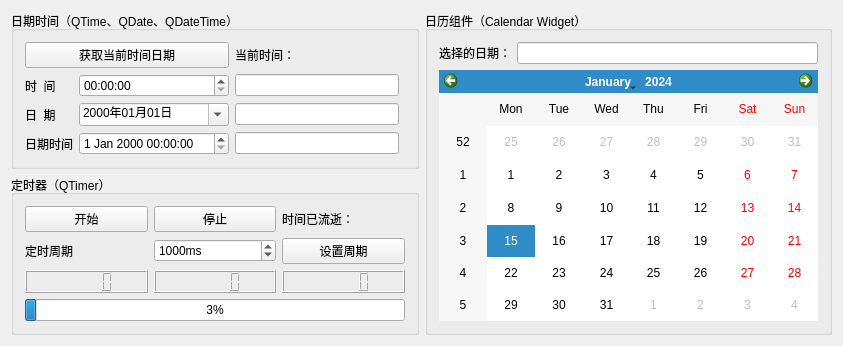
<?xml version="1.0" encoding="UTF-8"?>
<ui version="4.0">
 <class>ExDateTime</class>
 <widget class="QWidget" name="ExDateTime">
  <property name="geometry">
   <rect>
    <x>0</x>
    <y>0</y>
    <width>843</width>
    <height>333</height>
   </rect>
  </property>
  <property name="windowTitle">
   <string>ExDateTime</string>
  </property>
  <layout class="QGridLayout" name="gridLayout_7">
   <item row="0" column="0">
    <widget class="QGroupBox" name="groupBox">
     <property name="title">
      <string>日期时间（QTime、QDate、QDateTime）</string>
     </property>
     <layout class="QGridLayout" name="gridLayout_2">
      <item row="0" column="0">
       <layout class="QGridLayout" name="gridLayout">
        <item row="0" column="0" colspan="2">
         <widget class="QPushButton" name="btnGetDateTime">
          <property name="text">
           <string>获取当前时间日期</string>
          </property>
         </widget>
        </item>
        <item row="4" column="0">
         <widget class="QLabel" name="labDateTime">
          <property name="text">
           <string>日期时间</string>
          </property>
         </widget>
        </item>
        <item row="3" column="0">
         <widget class="QLabel" name="labDate">
          <property name="text">
           <string>日  期</string>
          </property>
         </widget>
        </item>
        <item row="2" column="2">
         <widget class="QLineEdit" name="editTime"/>
        </item>
        <item row="3" column="2">
         <widget class="QLineEdit" name="editDate"/>
        </item>
        <item row="4" column="2">
         <widget class="QLineEdit" name="editDateTime"/>
        </item>
        <item row="0" column="2" colspan="2">
         <widget class="QLabel" name="labCurrDataTime">
          <property name="text">
           <string>当前时间：</string>
          </property>
         </widget>
        </item>
        <item row="2" column="0">
         <widget class="QLabel" name="labTime">
          <property name="text">
           <string>时  间</string>
          </property>
         </widget>
        </item>
        <item row="2" column="1">
         <widget class="QTimeEdit" name="timeEdit">
          <property name="minimumSize">
           <size>
            <width>150</width>
            <height>0</height>
           </size>
          </property>
          <property name="calendarPopup">
           <bool>true</bool>
          </property>
         </widget>
        </item>
        <item row="3" column="1">
         <widget class="QDateEdit" name="dateEdit">
          <property name="displayFormat">
           <string>yyyy年MM月dd日</string>
          </property>
          <property name="calendarPopup">
           <bool>true</bool>
          </property>
         </widget>
        </item>
        <item row="4" column="1">
         <widget class="QDateTimeEdit" name="dateTimeEdit"/>
        </item>
       </layout>
      </item>
     </layout>
    </widget>
   </item>
   <item row="0" column="1" rowspan="2">
    <widget class="QGroupBox" name="groupBox_3">
     <property name="title">
      <string>日历组件（Calendar Widget）</string>
     </property>
     <layout class="QGridLayout" name="gridLayout_6">
      <item row="0" column="0">
       <layout class="QGridLayout" name="gridLayout_5">
        <item row="0" column="0">
         <widget class="QLabel" name="labChoose">
          <property name="text">
           <string>选择的日期：</string>
          </property>
         </widget>
        </item>
        <item row="0" column="1">
         <widget class="QLineEdit" name="editChoose"/>
        </item>
        <item row="1" column="0" colspan="2">
         <widget class="QCalendarWidget" name="calendarWidget"/>
        </item>
       </layout>
      </item>
     </layout>
    </widget>
   </item>
   <item row="1" column="0">
    <widget class="QGroupBox" name="groupBox_2">
     <property name="title">
      <string>定时器（QTimer）</string>
     </property>
     <layout class="QGridLayout" name="gridLayout_4">
      <item row="0" column="0">
       <layout class="QGridLayout" name="gridLayout_3">
        <item row="1" column="0">
         <widget class="QLabel" name="labPeriod">
          <property name="text">
           <string>定时周期</string>
          </property>
         </widget>
        </item>
        <item row="1" column="1">
         <widget class="QSpinBox" name="spinBox">
          <property name="suffix">
           <string>ms</string>
          </property>
          <property name="prefix">
           <string/>
          </property>
          <property name="maximum">
           <number>9999999</number>
          </property>
          <property name="value">
           <number>1000</number>
          </property>
         </widget>
        </item>
        <item row="2" column="2">
         <widget class="QLCDNumber" name="lcdSS"/>
        </item>
        <item row="0" column="2">
         <widget class="QLabel" name="labGo">
          <property name="text">
           <string>时间已流逝：</string>
          </property>
         </widget>
        </item>
        <item row="2" column="1">
         <widget class="QLCDNumber" name="lcdmm"/>
        </item>
        <item row="2" column="0">
         <widget class="QLCDNumber" name="lcdHH"/>
        </item>
        <item row="1" column="2">
         <widget class="QPushButton" name="btnPeriod">
          <property name="text">
           <string>设置周期</string>
          </property>
         </widget>
        </item>
        <item row="0" column="0">
         <widget class="QPushButton" name="btnStatrt">
          <property name="text">
           <string>开始</string>
          </property>
         </widget>
        </item>
        <item row="0" column="1">
         <widget class="QPushButton" name="btnStop">
          <property name="text">
           <string>停止</string>
          </property>
         </widget>
        </item>
        <item row="3" column="0" colspan="3">
         <widget class="QProgressBar" name="progressBar">
          <property name="value">
           <number>3</number>
          </property>
         </widget>
        </item>
       </layout>
      </item>
     </layout>
    </widget>
   </item>
  </layout>
 </widget>
 <layoutdefault spacing="6" margin="11"/>
 <resources/>
 <connections/>
</ui>
